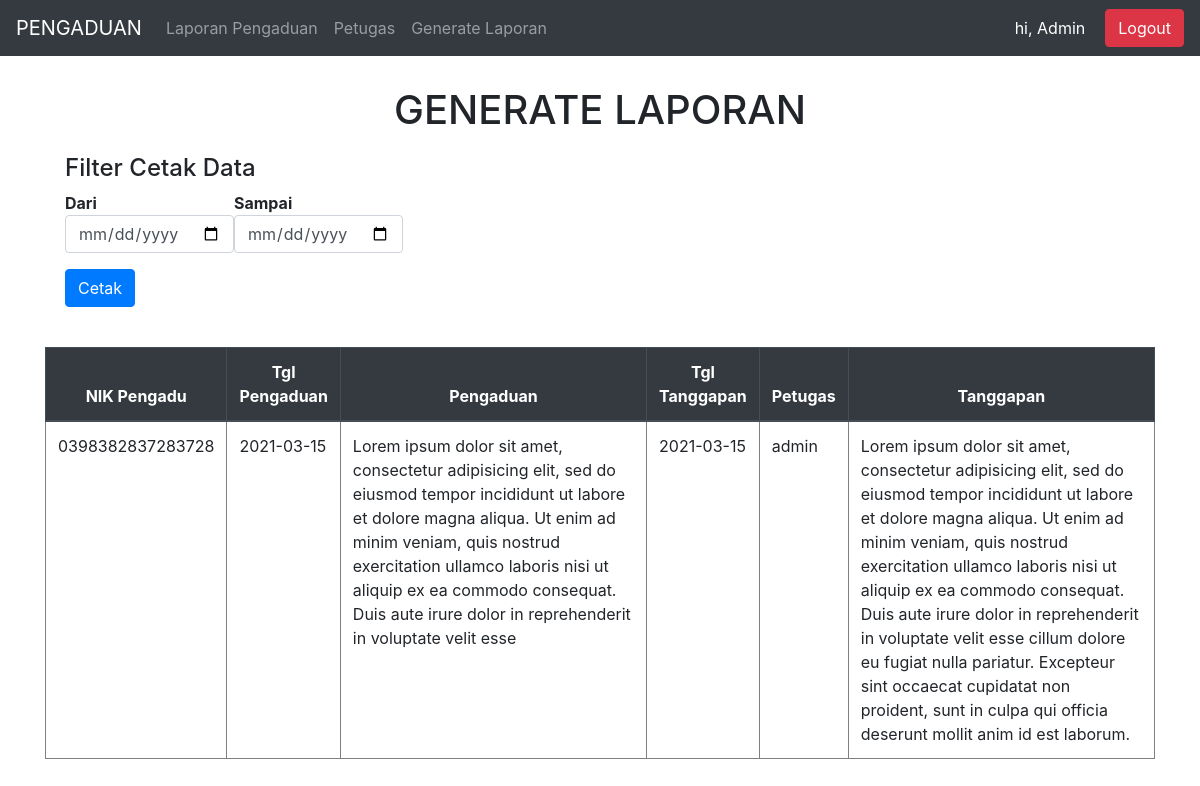
/public/admin/generateLaporan (signed in), run on an earlier commit of the app's database.
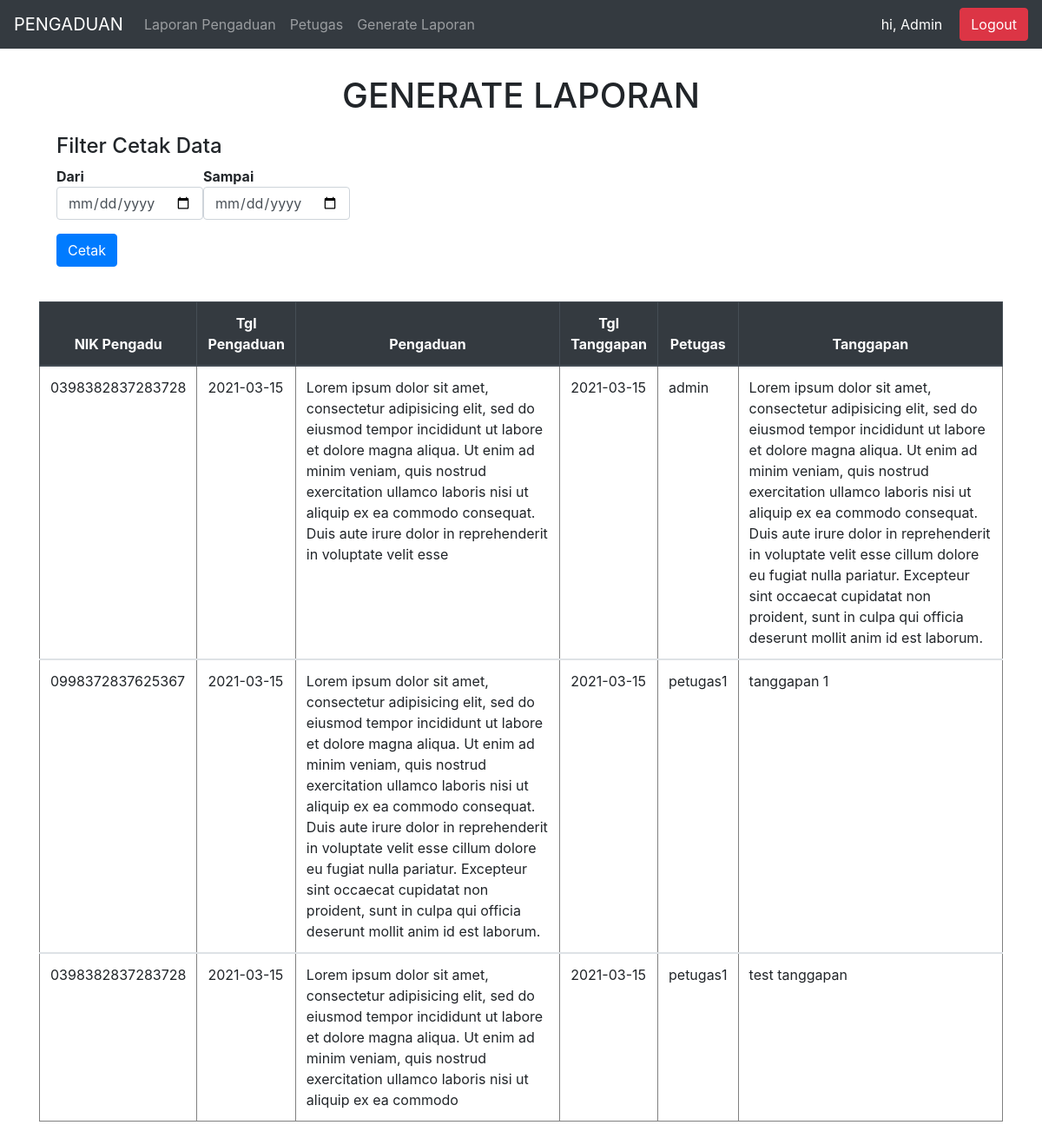
And on a later commit of the database.
### tables this page shows
CREATE TABLE `tanggapan` (
  `id_tanggapan` int(11) NOT NULL,
  `id_pengaduan` int(11) NOT NULL,
  `tgl_tanggapan` date NOT NULL,
  `tanggapan` text NOT NULL,
  `id_petugas` int(11) NOT NULL
);

CREATE TABLE `pengaduan` (
  `id_pengaduan` int(11) NOT NULL,
  `tgl_pengaduan` date NOT NULL,
  `nik` char(16) NOT NULL,
  `isi_laporan` text NOT NULL,
  `foto` varchar(255) NOT NULL,
  `status` enum('0','proses','selesai') NOT NULL
);

CREATE TABLE `petugas` (
  `id_petugas` int(11) NOT NULL,
  `nama_petugas` varchar(35) NOT NULL,
  `username` varchar(25) NOT NULL,
  `password` varchar(32) NOT NULL,
  `telp` varchar(13) NOT NULL,
  `level` enum('admin','petugas') NOT NULL
);

### app/core/Controllers.php (called while the page is built, shortened)
<?php
class Controllers{
	public function view($view,$data=[]){
		require_once('../app/views/'.$view.'.php');
	}
	public function model($model){
		return new $model;
	}
}

### app/controller/Admin.php (called while the page is built, shortened)
<?php
class Admin extends Controllers{
	public function generateLaporan(){
		$data = $this->model('Petugas_Model')->vGenerateLaporan();
		$this->view('admin/generateLaporan',$data);
	}
}

### app/core/App.php (called while the page is built, shortened)
<?php
class App{
	private $method = "index";
	private $params = [];
	public function __construct(){
		$url = $this->getUrl();
		if (file_exists('../app/controller/' .$url[0] . '.php')) {
			unset($url[0]);
		}
		$this->controller = new $this->controller;
		if (isset($url[1])) {
			if (method_exists($this->controller, $url[1])) {
				$this->method = $url[1];
			}
		}
		call_user_func_array([$this->controller,$this->method], $this->params);
	}
	public function getUrl(){
		if (isset($_GET['url'])) {
			$url = rtrim($_GET['url'], '/');
			$url = filter_var($url, FILTER_SANITIZE_URL);
			return $url = explode('/', $url);
		}
	}
}

### public/index.php (called while the page is built, shortened)
<?php
$app = new App;

### app/core/Database.php (called while the page is built, shortened)
<?php
class Database{
	private $host = 'localhost';
	private $name = 'db_pengaduanMasyarakat_tuadi';
	private $pass = '';
	private $user = 'root';
	private $dbh;
	private $stmt;
	public function __construct(){
		$dsn = 'mysql:host='.$this->host.';dbname='.$this->name;
		$option = [
			PDO::ATTR_PERSISTENT => true,
			PDO::ATTR_ERRMODE => PDO::ERRMODE_EXCEPTION
		];
		try {
			$this->dbh = new PDO($dsn,$this->user,$this->pass,$option);
		} catch (PDOException $e) {
			die($e->getMessage());
		}
	}
	public function query($query){
		$this->stmt = $this->dbh->prepare($query);
	}
	public function execute(){
		$this->stmt->execute();
	}
	public function resultSet(){
		$this->stmt->execute();
		return $this->stmt->fetchAll(PDO::FETCH_ASSOC);
	}
}

### app/model/Petugas_Model.php (called while the page is built, shortened)
<?php
class Petugas_Model{
	public function __construct(){
		$this->db = new Database;
	}
	public function vgenerateLaporan(){
		$query = "SELECT * FROM pengaduan,tanggapan,petugas WHERE pengaduan.id_pengaduan = tanggapan.id_pengaduan AND tanggapan.id_petugas = petugas.id_petugas";
		$this->db->query($query);
		$this->db->execute();
		return $this->db->resultSet();
	}
}

### app/views/admin/generateLaporan.php (the view, shortened to what this page needs)
<div class="container">
	<center><h1>GENERATE LAPORAN</h1></center>
	<form class="cetak" method="post" target="_BLANK" action="<?= BASEURL ?>/admin/cetakData">
		<h4>Filter Cetak Data</h4>
		<div class="flex">
		<div class="form-group">
			<label>Dari</label>
			<input class="form-control" type="date" name="tglawal">
		</div>
		<div class="form-group">
			<label>Sampai</label>
			<input class="form-control" type="date" name="tglakhir">
		</div>
		</div>
		<input class="btn btn-primary" type="submit" name="filter" value="Cetak">
	</form>
	<table border="1" class="table">
		<thead class="thead-dark">
			<th>NIK Pengadu</th>
			<th>Tgl Pengaduan</th>
			<th width="30%">Pengaduan</th>
			<th>Tgl Tanggapan</th>
			<th>Petugas</th>
			<th width="30%">Tanggapan</th>
		</thead>
		<?php foreach($data as $d): ?>
		<tbody>
			<td><?php echo $d['nik']; ?></td>
			<td><?php echo $d['tgl_pengaduan']; ?></td>
			<td><?php echo $d['isi_laporan']; ?></td>
			<td><?php echo $d['tgl_tanggapan']; ?></td>
			<td><?php echo $d['nama_petugas']; ?></td>
			<td ><?php echo $d['tanggapan']; ?></td>
		</tbody>
	<?php 	endforeach; ?>
	</table>
</div>

What changed in the data, as far as the page shows it:
added tanggapan: id_pengaduan.nik "0998372837625367", id_pengaduan.tgl_pengaduan "2021-03-15", id_pengaduan.isi_laporan "Lorem ipsum dolor sit amet, consectetur adipisicing elit, sed do eiusmod tempor incididunt ut labore et dolore magna aliqua. Ut enim ad minim veniam, quis nostrud exercitation ullamco laboris nisi ut aliquip ex ea commodo consequat. Duis aute irure dolor in reprehenderit in voluptate velit esse cillum dolore eu fugiat nulla pariatur. Excepteur sint occaecat cupidatat non proident, sunt in culpa qui officia deserunt mollit anim id est laborum.", tgl_tanggapan "2021-03-15", id_petugas.nama_petugas "petugas1", tanggapan "tanggapan 1"
added tanggapan: id_pengaduan.nik "0398382837283728", id_pengaduan.tgl_pengaduan "2021-03-15", id_pengaduan.isi_laporan "Lorem ipsum dolor sit amet, consectetur adipisicing elit, sed do eiusmod tempor incididunt ut labore et dolore magna aliqua. Ut enim ad minim veniam, quis nostrud exercitation ullamco laboris nisi ut aliquip ex ea commodo", tgl_tanggapan "2021-03-15", id_petugas.nama_petugas "petugas1", tanggapan "test tanggapan"
